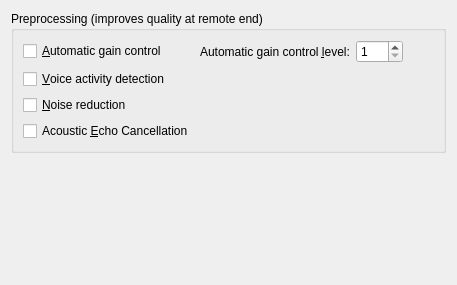
         <widget class="QWidget" name="tabPreprocessing">
          <attribute name="title">
           <string>Prepr&amp;ocessing</string>
          </attribute>
          <layout class="QVBoxLayout">
           <item>
            <widget class="QGroupBox" name="preprocessingGroupBox">
             <property name="title">
              <string>Preprocessing (improves quality at remote end)</string>
             </property>
             <layout class="QHBoxLayout">
              <item>
               <layout class="QGridLayout">
                <item row="0" column="0">
                 <widget class="QCheckBox" name="spxDspAgcCheckBox">
                  <property name="whatsThis">
                   <string>Automatic gain control (AGC) is a feature that deals with the fact that the recording volume may vary by a large amount between different setups. The AGC provides a way to adjust a signal to a reference volume. This is useful because it removes the need for manual adjustment of the microphone gain. A secondary advantage is that by setting the microphone gain to a conservative (low) level, it is easier to avoid clipping.</string>
                  </property>
                  <property name="text">
                   <string>&amp;Automatic gain control</string>
                  </property>
                  <property name="shortcut">
                   <string>Alt+A</string>
                  </property>
                 </widget>
                </item>
                <item row="0" column="1">
                 <widget class="QLabel" name="spxDspAgcLevelTextLabel">
                  <property name="enabled">
                   <bool>true</bool>
                  </property>
                  <property name="text">
                   <string>Automatic gain control &amp;level:</string>
                  </property>
                  <property name="wordWrap">
                   <bool>false</bool>
                  </property>
                  <property name="buddy">
                   <cstring>spxDspAgcLevelSpinBox</cstring>
                  </property>
                 </widget>
                </item>
                <item row="0" column="2">
                 <widget class="QSpinBox" name="spxDspAgcLevelSpinBox">
                  <property name="enabled">
                   <bool>true</bool>
                  </property>
                  <property name="whatsThis">
                   <string>Automatic gain control level represents percentual value of automatic gain setting of a microphone. Recommended value is about 25%.</string>
                  </property>
                  <property name="minimum">
                   <number>1</number>
                  </property>
                  <property name="maximum">
                   <number>100</number>
                  </property>
                 </widget>
                </item>
                <item row="1" column="0">
                 <widget class="QCheckBox" name="spxDspVadCheckBox">
                  <property name="whatsThis">
                   <string>When enabled, voice activity detection detects whether the input signal represents a speech or a silence/background noise.</string>
                  </property>
                  <property name="text">
                   <string>&amp;Voice activity detection</string>
                  </property>
                  <property name="shortcut">
                   <string>Alt+V</string>
                  </property>
                 </widget>
                </item>
                <item row="2" column="0">
                 <widget class="QCheckBox" name="spxDspNrdCheckBox">
                  <property name="whatsThis">
                   <string>The noise reduction can be used to reduce the amount of background noise present in the input signal. This provides higher quality speech.</string>
                  </property>
                  <property name="text">
                   <string>&amp;Noise reduction</string>
                  </property>
                  <property name="shortcut">
                   <string>Alt+N</string>
                  </property>
                 </widget>
                </item>
                <item row="3" column="0">
                 <widget class="QCheckBox" name="spxDspAecCheckBox">
                  <property name="whatsThis">
                   <string>In any VoIP communication, if a speech from the remote end is played in the local loudspeaker, then it propagates in the room and is captured by the microphone. If the audio captured from the microphone is sent directly to the remote end, then the remote user hears an echo of his voice. An acoustic echo cancellation is designed to remove the acoustic echo before it is sent to the remote end. It is important to understand that the echo canceller is meant to improve the quality on the remote end.</string>
                  </property>
                  <property name="text">
                   <string>Acoustic &amp;Echo Cancellation</string>
                  </property>
                  <property name="shortcut">
                   <string>Alt+E</string>
                  </property>
                 </widget>
                </item>
               </layout>
              </item>
              <item>
               <spacer>
                <property name="orientation">
                 <enum>Qt::Horizontal</enum>
                </property>
                <property name="sizeType">
                 <enum>QSizePolicy::Expanding</enum>
                </property>
                <property name="sizeHint" stdset="0">
                 <size>
                  <width>31</width>
                  <height>20</height>
                 </size>
                </property>
               </spacer>
              </item>
             </layout>
            </widget>
           </item>
           <item>
            <spacer>
             <property name="orientation">
              <enum>Qt::Vertical</enum>
             </property>
             <property name="sizeType">
              <enum>QSizePolicy::Expanding</enum>
             </property>
             <property name="sizeHint" stdset="0">
              <size>
               <width>20</width>
               <height>121</height>
              </size>
             </property>
            </spacer>
           </item>
          </layout>
         </widget>
